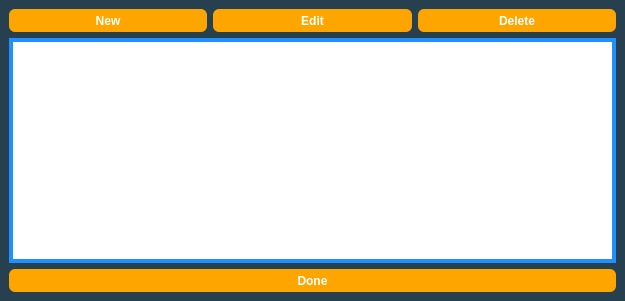
<?xml version="1.0" encoding="UTF-8"?>
<ui version="4.0">
 <class>ProfileManager3</class>
 <widget class="QMainWindow" name="ProfileManager3">
  <property name="geometry">
   <rect>
    <x>0</x>
    <y>0</y>
    <width>625</width>
    <height>301</height>
   </rect>
  </property>
  <property name="minimumSize">
   <size>
    <width>625</width>
    <height>301</height>
   </size>
  </property>
  <property name="windowTitle">
   <string>Profile Manager Gen 3</string>
  </property>
  <property name="styleSheet">
   <string notr="true">QMainWindow {
	background-color: #274050;
}

QPushButton {
	border: none;
	border-radius: 6px;
	background-color: orange;
	color: white;
	font-family: &quot;Myriad Pro&quot;, Montserrat;
	font-weight: 500;
}

QTableView {
	border: 4px solid DodgerBlue;
}

QHeaderView::section {
	border: none;
	background-color: #274050;
	padding-top: 3px;
	padding-bottom: 3px;
	color: white;
}</string>
  </property>
  <widget class="QWidget" name="centralwidget">
   <layout class="QGridLayout" name="gridLayout">
    <item row="0" column="0">
     <widget class="QPushButton" name="pushButtonNew">
      <property name="minimumSize">
       <size>
        <width>0</width>
        <height>23</height>
       </size>
      </property>
      <property name="text">
       <string>New</string>
      </property>
     </widget>
    </item>
    <item row="0" column="1">
     <widget class="QPushButton" name="pushButtonEdit">
      <property name="minimumSize">
       <size>
        <width>0</width>
        <height>23</height>
       </size>
      </property>
      <property name="text">
       <string>Edit</string>
      </property>
     </widget>
    </item>
    <item row="0" column="2">
     <widget class="QPushButton" name="pushButtonDelete">
      <property name="minimumSize">
       <size>
        <width>0</width>
        <height>23</height>
       </size>
      </property>
      <property name="text">
       <string>Delete</string>
      </property>
     </widget>
    </item>
    <item row="1" column="0" colspan="3">
     <widget class="TableView" name="tableView">
      <attribute name="verticalHeaderVisible">
       <bool>false</bool>
      </attribute>
     </widget>
    </item>
    <item row="2" column="0" colspan="3">
     <widget class="QPushButton" name="pushButtonOk">
      <property name="minimumSize">
       <size>
        <width>0</width>
        <height>23</height>
       </size>
      </property>
      <property name="text">
       <string>Done</string>
      </property>
     </widget>
    </item>
   </layout>
  </widget>
  <widget class="QMenuBar" name="menubar">
   <property name="geometry">
    <rect>
     <x>0</x>
     <y>0</y>
     <width>625</width>
     <height>21</height>
    </rect>
   </property>
  </widget>
 </widget>
 <customwidgets>
  <customwidget>
   <class>TableView</class>
   <extends>QTableView</extends>
   <header>Forms/Controls/TableView.hpp</header>
  </customwidget>
 </customwidgets>
 <resources/>
 <connections/>
</ui>
